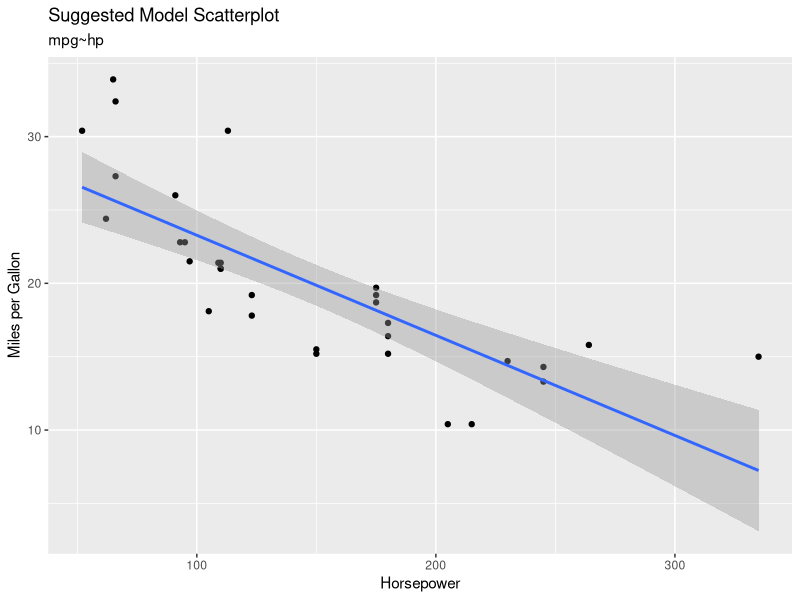
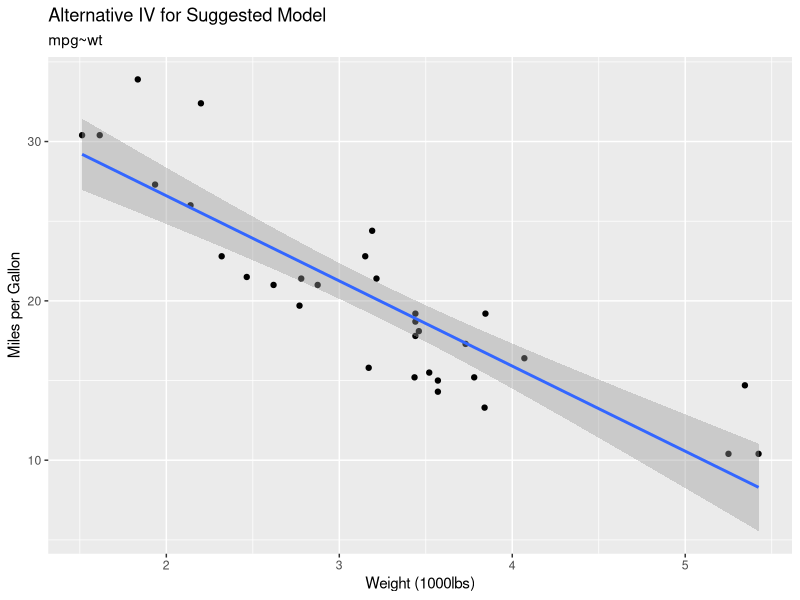
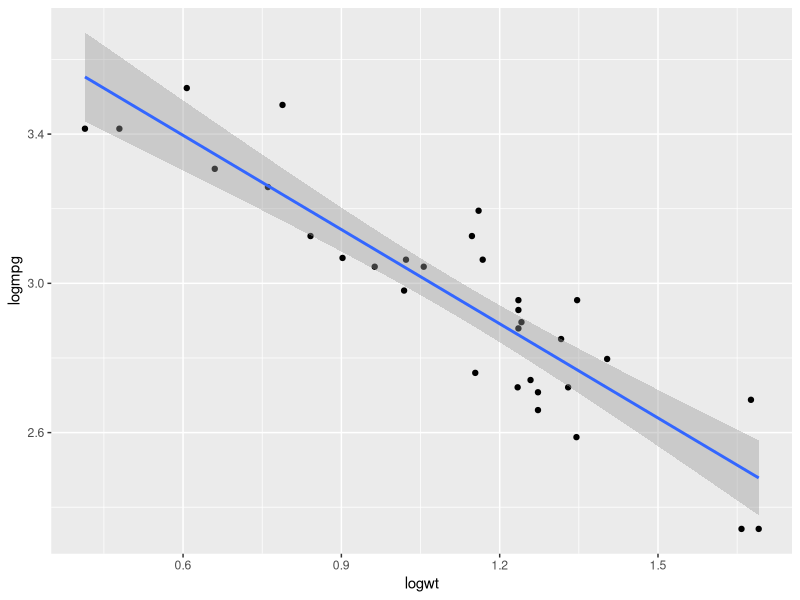
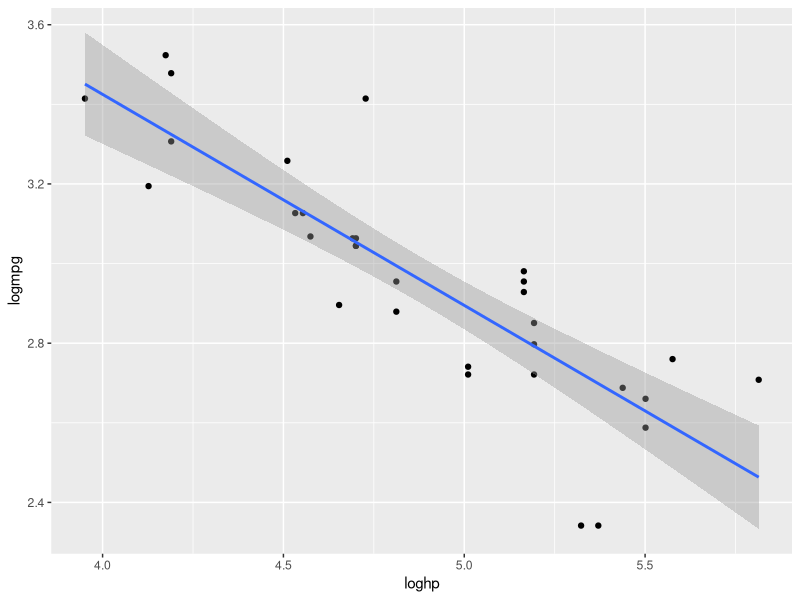

These charts were generated, in order, by the following R code: (Note: this script raises an error after producing the figures.)
#set working directory
setwd("/file_path/")
#load package
library(readxl)
library(ggplot2)

#set the cars dataset as a variable
cars <- read_excel("cars.xlsx")

View(cars)

regression_viz_hp <- ggplot(cars, aes(x = hp, y = mpg)) + geom_point() +
  stat_smooth(method = lm) + 
  labs(title = 'Suggested Model Scatterplot', subtitle = 'mpg~hp', x = 'Horsepower', y = 'Miles per Gallon')

regression_viz_hp

regression_viz_wt<-ggplot(cars, aes(x = wt, y = mpg)) + geom_point() +
  stat_smooth(method = lm) +
  labs(title = 'Alternative IV for Suggested Model', subtitle = 'mpg~wt', x = 'Weight (1000lbs)', y = 'Miles per Gallon')

regression_viz_wt

#weight looks like a more linear relationship


#setting the model suggested as an environment object
suggested_model <- lm(mpg~hp, data = cars)

summary(suggested_model)

confint(suggested_model)

anova(suggested_model)


#this model isn't very good

#create log variables for mpg, hp, and wt.
cars$logmpg <- log(cars$mpg)

cars$loghp <- log(cars$hp)

cars$logwt <- log(cars$wt)



#I think the regression will fit more smoothly with a log log transformation
#Using ggplot to check this hypothesis before i build a new model
#mpg is the dependent variable in both cases
#two plots of weight and horsepower are below

regression_logwt <-ggplot(cars, aes(x = logwt, y = logmpg)) + geom_point() +
  stat_smooth(method = lm)

regression_logwt

regression_loghp <- ggplot(cars, aes(x = loghp, y = logmpg)) + geom_point() +
  stat_smooth(method = lm)

regression_loghp

#the log log transformation ostensibly is tighter

#create a new log log model with DV = mpg and IV = hp + wt
#lets see if the error term goes down
log_log_model <- lm(logmpg~loghp+logwt, data = cars)

summary(new_model)

confint(new_model)

anova(new_model)

#the errors are much lower than the original model and a simple multi-variable model
#without the log log transformation







